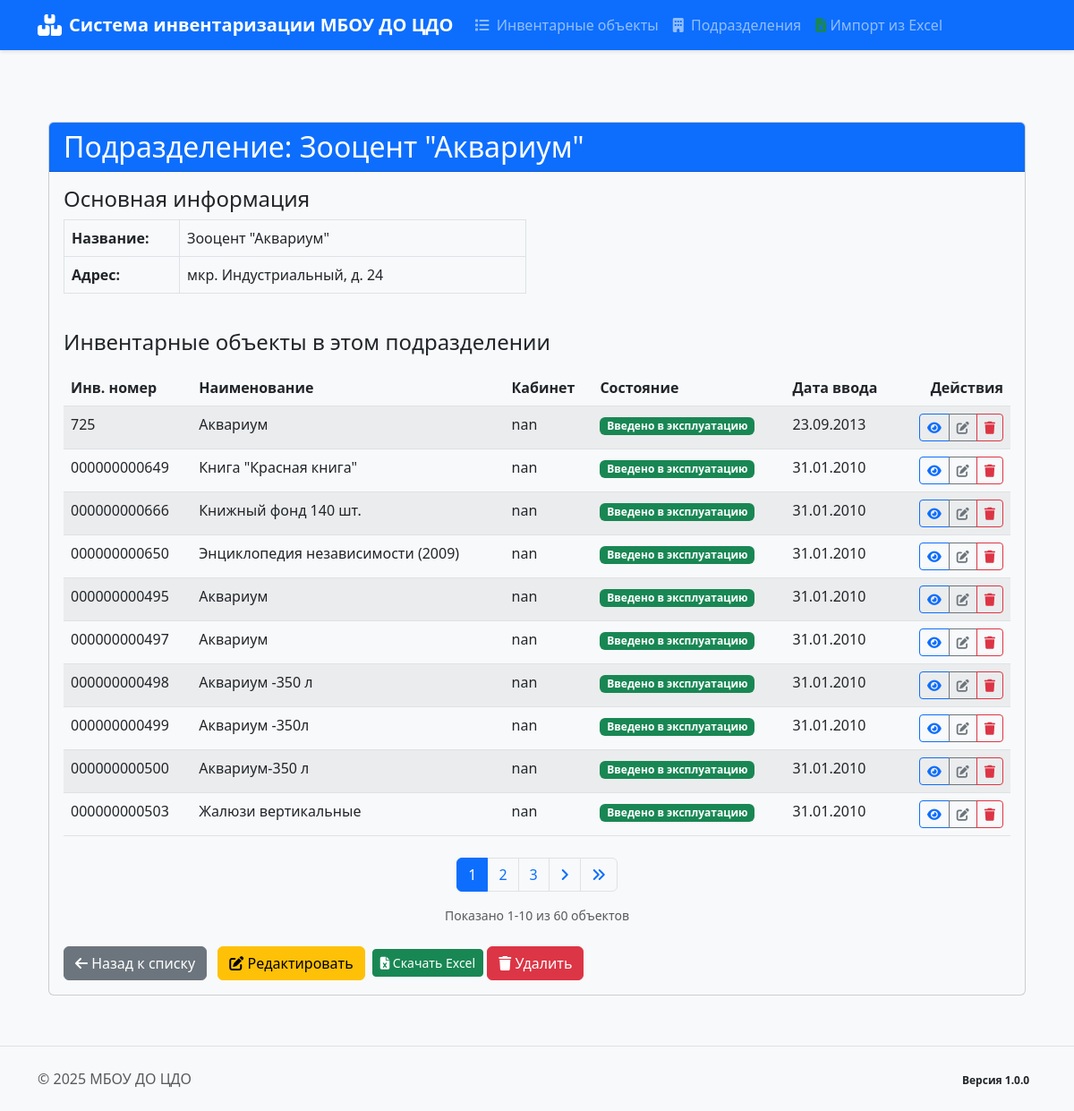
Screenshot of /bases/3/ with the database file from the repository.
### data/models.py (models this page shows, shortened)
class BaseInfo(models.Model):
    base_name = models.CharField(
        max_length=64,
        verbose_name="Название подразделения",
        unique=True,
    )
    base_address = models.CharField(
        max_length=255,
        verbose_name="Адрес подразделения",
    )
    logo = models.ImageField(
        upload_to='titles/',
        verbose_name="Логотип подразделения",
        blank=True,
        null=True,
    )
    class Meta:
        verbose_name = "Подразделение"
        verbose_name_plural = "Подразделения"

class InventoryItem(models.Model):
    IN_USE = 'Введено в эксплуатацию'
    RETIRED = 'Снято с учёта'
    STATE_CHOICES = [
        (IN_USE, 'Введено в эксплуатацию'),
        (RETIRED, 'Снято с учёта')
    ]
    state = models.CharField(
        max_length=40,
        choices=STATE_CHOICES,
        default=IN_USE,
        verbose_name='Состояние учёта'
    )
    objects_name = models.CharField(
        max_length=128,
        verbose_name="Инвентаризационный объект",
    )
    inventory_number = models.CharField(
        max_length=12,
        verbose_name="Инвентаризационный номер",
        validators=[validate_number_int],
        unique=True
    )
    value = models.CharField(
        max_length=20,
        choices=ACCOUNT_CHOICES,
        verbose_name="Счёт актива",
    )
    base = models.ForeignKey(
        BaseInfo,
        on_delete=models.PROTECT,
        verbose_name="Подразделение",
        related_name='inventory_items'
    )
    office = models.CharField(
        max_length=10,
        default="0",
        verbose_name="Кабинет расположения",
    )
    accountable_user = models.CharField(
        max_length=255,
        verbose_name='Ответственный за содержание',
    )
    start_date = models.DateField(
        verbose_name="Дата ввода в эксплуатацию",
    )
    created_at = models.DateTimeField(
        auto_now_add=True,
        verbose_name="Дата создания записи"
    )
    updated_at = models.DateTimeField(
        auto_now=True,
        verbose_name="Дата последнего изменения"
    )
    description = models.TextField(
        verbose_name="Описание",
        validators=[validate_description_length],
        default='''Здесь должно быть описание объекта, позволяющее легко его идентифицировать.
                Здесь могут быть его характеристики, цвет, объем, системные данные и т.п.''',
    )
    current_duration = models.PositiveIntegerField(
        blank=True,
        null=True,
        verbose_name="Срок эксплуатации (дни)",
        editable=False
    )
    class Meta:
        verbose_name = "Инвентаризационная запись"
        verbose_name_plural = "Инвентаризационные записи"
        ordering = ['-created_at']

### data/views.py (the view)
# urls.py: path('bases/<int:pk>/', BaseInfoDetailView.as_view(), name='baseinfo-detail'),
class BaseInfoDetailView(DetailView):
    model = BaseInfo
    template_name = 'baseinfo_detail.html'
    context_object_name = 'base'
    def get_context_data(self, **kwargs):
        context = super().get_context_data(**kwargs)
        inventory_items = self.object.inventory_items.all()
        paginator = Paginator(inventory_items, 10)  # 10 объектов на страницу
        page_number = self.request.GET.get('page')
        page_obj = paginator.get_page(page_number)
        context['page_obj'] = page_obj
        context['is_paginated'] = paginator.num_pages > 1
        return context

### data/templatetags/param_replace.py (called while the page is built)
@register.simple_tag(takes_context=True)
def param_replace(context, **kwargs):
    request = context['request']
    params = request.GET.copy()
    for k, v in kwargs.items():
        params[k] = v
    return params.urlencode()

### data/templates/baseinfo_detail.html (shortened to what this page needs)
{% extends 'base.html' %}
{% load param_replace %}
{% block content %}
<div class="container mt-4">
    <div class="card">
        <div class="card-header bg-primary text-white">
            <h2 class="mb-0">Подразделение: {{ base.base_name }}</h2>
        </div>
        <div class="card-body">
            <div class="row mb-4">
                <div class="col-md-6">
                    <h4>Основная информация</h4>
                    <table class="table table-bordered">
                        <tr>
                            <th class="w-25">Название:</th>
                            <td>{{ base.base_name }}</td>
                        </tr>
                        <tr>
                            <th>Адрес:</th>
                            <td>{{ base.base_address }}</td>
                        </tr>
                    </table>
                </div>
            </div>
                       <h4 class="mb-3">Инвентарные объекты в этом подразделении</h4>
            {% if page_obj %}
            <div class="table-responsive">
                <table class="table table-striped table-hover">
                    <thead class="thead-dark">
                        <tr>
                            <th>Инв. номер</th>
                            <th>Наименование</th>
                            <th>Кабинет</th>
                            <th>Состояние</th>
                            <th>Дата ввода</th>
                            <th class="text-end">Действия</th>
                        </tr>
                    </thead>
                    <tbody>
                        {% for item in page_obj %}
                        <tr>
                            <td>{{ item.inventory_number }}</td>
                            <td>{{ item.objects_name }}</td>
                            <td>{{ item.office }}</td>
                            <td>
                                <span class="badge {% if item.state == 'Введено в эксплуатацию' %}bg-success{% else %}bg-secondary{% endif %}">
                                    {{ item.state }}
                                </span>
                            </td>
                            <td>{{ item.start_date|date:"d.m.Y" }}</td>
                            <td class="text-end">
                                <div class="btn-group btn-group-sm" role="group">
                                    <a href="{% url 'inventoryitem-detail' item.pk %}" class="btn btn-outline-primary" title="Просмотр">
                                        <i class="fas fa-eye"></i>
                                    </a>
                                    <a href="{% url 'inventoryitem-update' item.pk %}" class="btn btn-outline-secondary" title="Редактировать">
                                        <i class="fas fa-edit"></i>
                                    </a>
                                    <button type="button" class="btn btn-outline-danger" data-bs-toggle="modal" data-bs-target="#deleteModal{{ item.pk }}" title="Удалить">
                                        <i class="fas fa-trash"></i>
                                    </button>
                                </div>
                            </td>
                        </tr>
                        {% endfor %}
                    </tbody>
                </table>
                {% if is_paginated %}
                <nav aria-label="Навигация по страницам">
                    <ul class="pagination justify-content-center mt-4">
                        {% for num in page_obj.paginator.page_range %}
                            {% if page_obj.number == num %}
                            <li class="page-item active">
                                <span class="page-link">{{ num }}</span>
                            </li>
                            {% elif num > page_obj.number|add:'-3' and num < page_obj.number|add:'3' %}
                            <li class="page-item">
                                <a class="page-link" href="?{% param_replace page=num %}">{{ num }}</a>
                            </li>
                            {% endif %}
                        {% endfor %}
                        {% if page_obj.has_next %}
                        <li class="page-item">
                            <a class="page-link" href="?{% param_replace page=page_obj.next_page_number %}" title="Следующая страница">
                                <i class="fas fa-angle-right"></i>
                            </a>
                        </li>
                        <li class="page-item">
                            <a class="page-link" href="?{% param_replace page=page_obj.paginator.num_pages %}" title="Последняя страница">
                                <i class="fas fa-angle-double-right"></i>
                            </a>
                        </li>
                        {% endif %}
                    </ul>
                </nav>
                {% endif %}
                <div class="text-muted small text-center">
                    Показано {{ page_obj.start_index }}-{{ page_obj.end_index }} из {{ page_obj.paginator.count }} объектов
                </div>
            </div>
            {% else %}
            <div class="alert alert-info">Нет инвентарных объектов в этом подразделении</div>
            {% endif %}
            <div class="mt-4">
                <a href="{% url 'baseinfo-list' %}" class="btn btn-secondary">
                    <i class="fas fa-arrow-left"></i> Назад к списку
                </a>
                <a href="{% url 'baseinfo-update' base.pk %}" class="btn btn-warning mx-2">
                    <i class="fas fa-edit"></i> Редактировать
                    <a href="{% url 'export-baseinfo-excel' base.pk %}" class="btn btn-success btn-sm" title="Скачать в Excel">
                    <i class="fas fa-file-excel"></i> Скачать Excel
                </a>
                </a>
                <a href="{% url 'baseinfo-delete' base.pk %}" class="btn btn-danger">
                    <i class="fas fa-trash"></i> Удалить
                </a>
            </div>
        </div>
    </div>
</div>
{% endblock %}

### data/templates/base.html (style rules this page uses)
:root { --bs-primary-rgb: 13, 110, 253; --bs-body-bg: #f8f9fa; }
body { display: flex; flex-direction: column; min-height: 100vh; background-color: var(--bs-body-bg); }

### rows the page displays
BaseInfo: base_name "Зооцент \"Аквариум\"", base_address "мкр. Индустриальный, д. 24"
InventoryItem: inventory_number "725", objects_name "Аквариум", office "nan", state "Введено в эксплуатацию", start_date "23.09.2013"
InventoryItem: inventory_number "000000000649", objects_name "Книга \"Красная книга\"", office "nan", state "Введено в эксплуатацию", start_date "31.01.2010"
InventoryItem: inventory_number "000000000666", objects_name "Книжный фонд 140 шт.", office "nan", state "Введено в эксплуатацию", start_date "31.01.2010"
InventoryItem: inventory_number "000000000650", objects_name "Энциклопедия независимости (2009)", office "nan", state "Введено в эксплуатацию", start_date "31.01.2010"
InventoryItem: inventory_number "000000000495", objects_name "Аквариум", office "nan", state "Введено в эксплуатацию", start_date "31.01.2010"
InventoryItem: inventory_number "000000000497", objects_name "Аквариум", office "nan", state "Введено в эксплуатацию", start_date "31.01.2010"
InventoryItem: inventory_number "000000000498", objects_name "Аквариум -350 л", office "nan", state "Введено в эксплуатацию", start_date "31.01.2010"
InventoryItem: inventory_number "000000000499", objects_name "Аквариум -350л", office "nan", state "Введено в эксплуатацию", start_date "31.01.2010"
InventoryItem: inventory_number "000000000500", objects_name "Аквариум-350 л", office "nan", state "Введено в эксплуатацию", start_date "31.01.2010"
InventoryItem: inventory_number "000000000503", objects_name "Жалюзи вертикальные", office "nan", state "Введено в эксплуатацию", start_date "31.01.2010"

### other values shown
{{ num }} "1"
{{ num }} "2" "3"
{{ page_obj.start_index }} "1"
{{ page_obj.end_index }} "10"
{{ page_obj.paginator.count }} "60"
